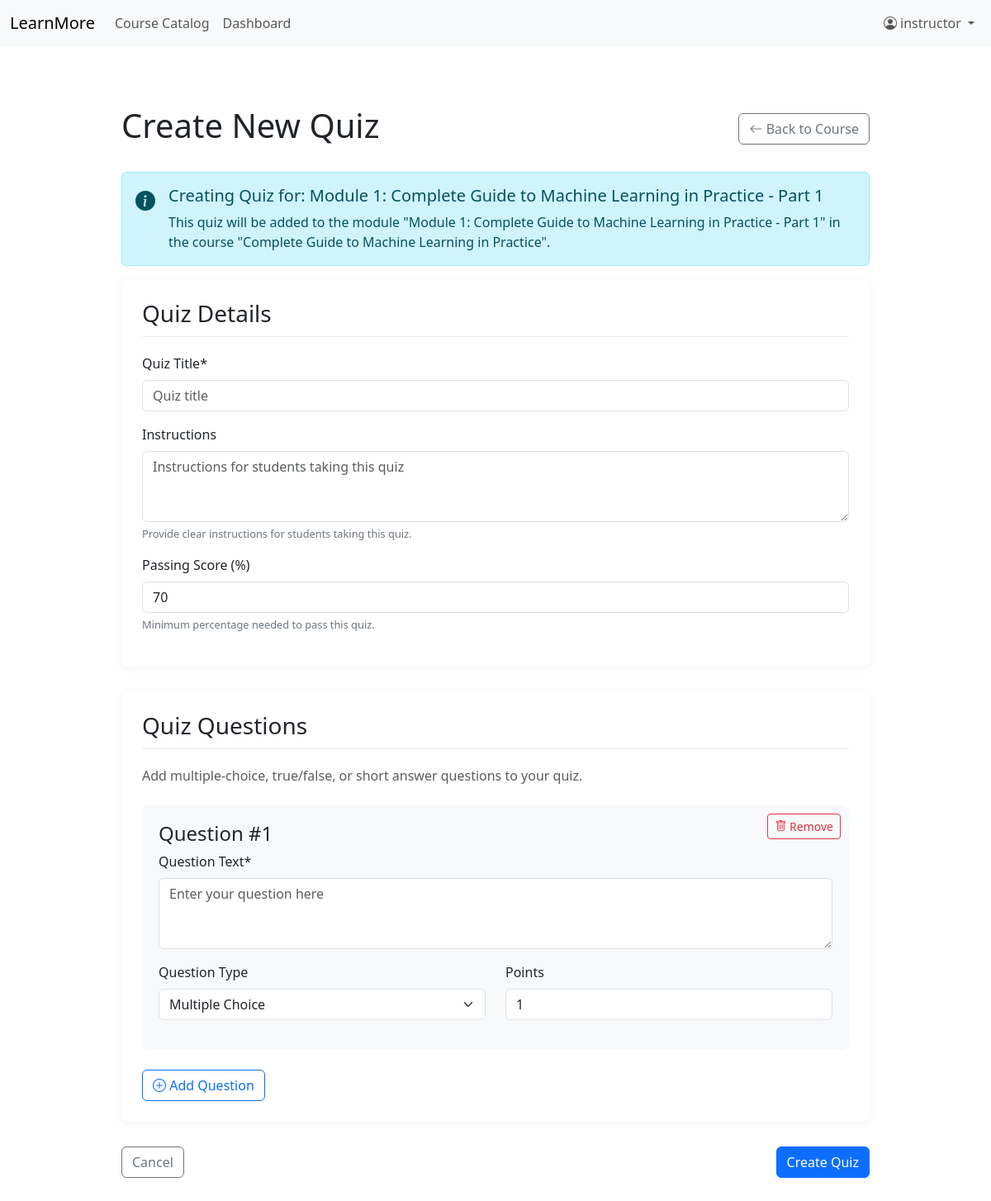
The page /courses/complete-guide-to-machine-learning-in-practice/module/2202/add-quiz/ (signed in) on the database its author committed.
### coursesapp/models.py (models this page shows, shortened)
class Module(models.Model):
    course = models.ForeignKey(Course, related_name='modules', on_delete=models.CASCADE)
    title = models.CharField(max_length=200)
    description = models.TextField(blank=True)
    order = models.PositiveIntegerField(default=0)
    content = models.TextField(blank=True, help_text="HTML content for this module")
    class Meta:
        ordering = ['order']

class Course(models.Model):
    title = models.CharField(max_length=200)
    slug = models.SlugField(unique=True)
    description = models.TextField()
    instructor = models.ForeignKey(get_user_model(), on_delete=models.CASCADE, related_name='courses')
    categories = models.ManyToManyField(Category, related_name='courses')
    difficulty = models.PositiveIntegerField(default=100)
    duration = models.CharField(max_length=50, help_text='e.g. 8 weeks, 10 hours')
    is_public = models.BooleanField(default=True)
    is_published = models.BooleanField(default=False)
    created_at = models.DateTimeField(auto_now_add=True)

### coursesapp/views.py (the view)
# urls.py: path('<slug:course_slug>/module/<int:module_id>/add-quiz/', views.add_quiz_to_module, name='add_quiz_to_module'),
@login_required
def add_quiz_to_module(request, course_slug, module_id):
    module = get_object_or_404(Module, id=module_id, course__slug=course_slug, course__instructor=request.user)
    if request.method == 'POST':
        form = QuizForm(request.POST)
        if form.is_valid():
            quiz = form.save(commit=False)
            quiz.module = module
            quiz.save()
            messages.success(request, 'Quiz added successfully!')
            return redirect('course_detail', slug=course_slug)
    else:
        form = QuizForm()
    return render(request, 'coursesapp/quiz_form.html', {
        'form': form,
        'module': module,
        'course': module.course
    })

### coursesapp/forms.py
class QuizForm(forms.ModelForm):
    class Meta:
        model = Quiz
        fields = ['title', 'instructions', 'passing_score']
        widgets = {
            'title': forms.TextInput(attrs={'class': 'form-control', 'placeholder': 'Quiz title'}),
            'instructions': forms.Textarea(attrs={
                'class': 'form-control',
                'rows': 3,
                'placeholder': 'Instructions for students taking this quiz'
            }),
            'passing_score': forms.NumberInput(attrs={'class': 'form-control', 'min': 0, 'max': 100})
        }

### coursesapp/templates/coursesapp/quiz_form.html (shortened to what this page needs)
{% extends 'base.html' %}
{% load static %}
{% block content %}
<div class="container py-5">
    <div class="row justify-content-center">
        <div class="col-lg-10">
            <div class="d-flex justify-content-between align-items-center mb-4">
                <h1>{% if form.instance.pk %}Edit Quiz{% else %}Create New Quiz{% endif %}</h1>
                <a href="{% url 'course_detail' module.course.slug %}" class="btn btn-outline-secondary">
                    <i class="bi bi-arrow-left"></i> Back to Course
                </a>
            </div>
            <div class="alert alert-info">
                <div class="d-flex">
                    <div class="me-3">
                        <i class="bi bi-info-circle-fill fs-4"></i>
                    </div>
                    <div>
                        <h5 class="alert-heading">Creating Quiz for: {{ module.title }}</h5>
                        <p class="mb-0">This quiz will be added to the module "{{ module.title }}" in the course "{{ module.course.title }}".</p>
                    </div>
                </div>
            </div>
            <form method="post" id="quizForm">
                <div class="form-section">
                    <h3>Quiz Details</h3>
                    <div class="mb-3">
                        <label for="{{ form.title.id_for_label }}" class="form-label">Quiz Title*</label>
                        {{ form.title }}
                    </div>
                    <div class="mb-3">
                        <label for="{{ form.instructions.id_for_label }}" class="form-label">Instructions</label>
                        {{ form.instructions }}
                        <div class="help-text">Provide clear instructions for students taking this quiz.</div>
                    </div>
                    <div class="mb-3">
                        <label for="{{ form.passing_score.id_for_label }}" class="form-label">Passing Score (%)</label>
                        {{ form.passing_score }}
                        <div class="help-text">Minimum percentage needed to pass this quiz.</div>
                    </div>
                </div>
                <div class="form-section">
                    <h3>Quiz Questions</h3>
                    <p class="text-muted mb-4">Add multiple-choice, true/false, or short answer questions to your quiz.</p>
                    <div id="questions-container">
                    </div>
                    <div class="mt-4">
                        <button type="button" class="btn btn-outline-primary" id="add-question-btn">
                            <i class="bi bi-plus-circle"></i> Add Question
                        </button>
                    </div>
                </div>
                <div class="d-flex justify-content-between mb-5">
                    <a href="{% url 'course_detail' module.course.slug %}" class="btn btn-outline-secondary">Cancel</a>
                    <button type="submit" class="btn btn-primary">
                        {% if form.instance.pk %}Save Changes{% else %}Create Quiz{% endif %}
                    </button>
                </div>
            </form>
        </div>
    </div>
</div>
<template id="question-template">
    <div class="question-card" data-question-index="{questionIndex}">
        <div class="delete-question">
            <button type="button" class="btn btn-sm btn-outline-danger delete-question-btn">
                <i class="bi bi-trash"></i> Remove
            </button>
        </div>
        <h4>Question #{questionNumber}</h4>
        <div class="mb-3">
            <label class="form-label">Question Text*</label>
            <textarea name="questions[{questionIndex}][text]" class="form-control" rows="3" placeholder="Enter your question here" required></textarea>
        </div>
        <div class="row mb-3">
            <div class="col-md-6">
                <label class="form-label">Question Type</label>
                <select name="questions[{questionIndex}][type]" class="form-select question-type-select">
                    <option value="multiple_choice">Multiple Choice</option>
                </select>
            </div>
            <div class="col-md-6">
                <label class="form-label">Points</label>
                <input type="number" name="questions[{questionIndex}][points]" class="form-control" value="1" min="1">
            </div>
        </div>
    </div>
</template>
{% endblock %}

### templates/base.html (shortened to what this page needs)
<!DOCTYPE html>
<html lang="en">
<head>
    <link href="https://cdn.jsdelivr.net/npm/bootstrap@5.3.0-alpha1/dist/css/bootstrap.min.css" rel="stylesheet">
    <link rel="stylesheet" href="https://cdn.jsdelivr.net/npm/bootstrap-icons@1.10.0/font/bootstrap-icons.css">
</head>
<body>
<nav class="navbar navbar-expand-lg navbar-light bg-light mb-4">
    <div class="container-fluid">
        <a class="navbar-brand" href="/learnmore/courses/">LearnMore</a>
        <div class="collapse navbar-collapse" id="navbarNav">
            <ul class="navbar-nav me-auto mb-2 mb-lg-0">
                <li class="nav-item">
                    <a class="nav-link" href="/learnmore/courses/">Course Catalog</a>
                </li>
                {% if user.is_authenticated %}
                <li class="nav-item">
                    {% if user.is_staff %}
                    <a class="nav-link" href="/learnmore/instructors/dashboard/">Dashboard</a>
                    {% else %}
                    <a class="nav-link" href="/learnmore/students/dashboard/">Dashboard</a>
                    {% endif %}
                </li>
                {% endif %}
            </ul>
            <ul class="navbar-nav ms-auto">
                {% if user.is_authenticated %}
                <li class="nav-item dropdown">
                    <a class="nav-link dropdown-toggle" href="#" id="navbarDropdown" role="button" data-bs-toggle="dropdown" aria-expanded="false">
                        <i class="bi bi-person-circle me-1"></i>{{ user.get_full_name|default:user.username }}
                    </a>
                </li>
                {% endif %}
            </ul>
        </div>
    </div>
</nav>
{% block container_start %}<div class="container">{% endblock %}
    {% block content %}{% endblock %}
{% block container_end %}</div>{% endblock %}
</body>
</html>

### coursesapp/templates/coursesapp/quiz_form.html (style rules this page uses)
.form-section { background-color: #fff; border-radius: 8px; box-shadow: 0 2px 10px rgba(0, 0, 0, 0.05); padding: 25px; margin-bottom: 30px; }
.form-section h3 { margin-bottom: 20px; padding-bottom: 10px; border-bottom: 1px solid #e9ecef; }
.question-card { background-color: #f8f9fa; border-radius: 8px; padding: 20px; margin-bottom: 20px; position: relative; }
.delete-question { position: absolute; top: 10px; right: 10px; }
.help-text { font-size: 0.8rem; color: #6c757d; margin-top: 5px; }

### rows shown on the page
Module: title "Module 1: Complete Guide to Machine Learning in Practice - Part 1", course "Complete Guide to Machine Learning in Practice"

### other values the page prints
{{ user.get_full_name|default:user.username }} "instructor"
